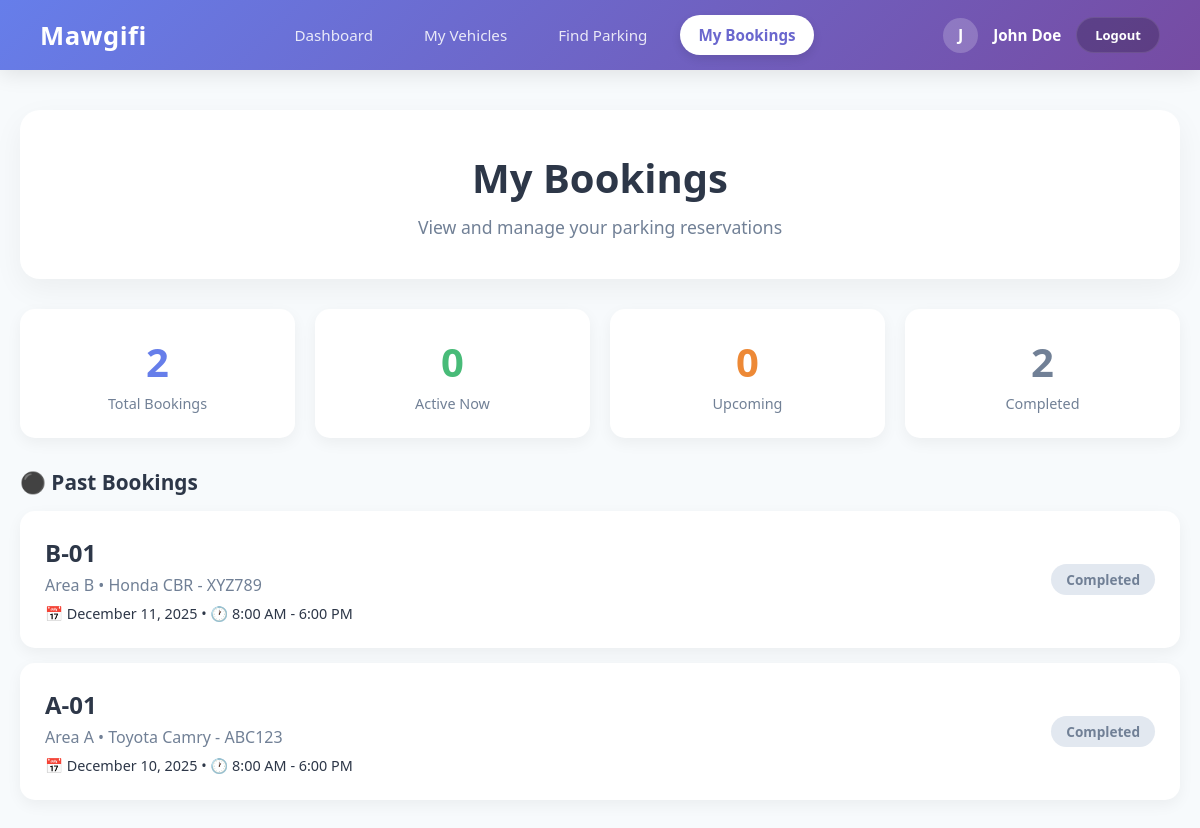
The app's page /modules/booking/index.php (signed in) with its own data.
### tables this page shows
CREATE TABLE Booking (
    booking_id INT AUTO_INCREMENT PRIMARY KEY,
    vehicle_id INT NOT NULL,
    event_id INT,
    Space_id INT,
    Availability_id INT,
    booking_end DATETIME,
    booking_qr_code VARCHAR(255),
    created_at TIMESTAMP DEFAULT CURRENT_TIMESTAMP,
    updated_at TIMESTAMP DEFAULT CURRENT_TIMESTAMP ON UPDATE CURRENT_TIMESTAMP,
    Booking_invoice VARCHAR(255),
    booking_start DATETIME,
    FOREIGN KEY (vehicle_id) REFERENCES Vehicle(vehicle_id) ON DELETE CASCADE ON UPDATE CASCADE,
    FOREIGN KEY (event_id) REFERENCES Event(event_id) ON DELETE SET NULL ON UPDATE CASCADE,
    FOREIGN KEY (Space_id) REFERENCES ParkingSpace(Space_id) ON DELETE SET NULL ON UPDATE CASCADE,
    FOREIGN KEY (Availability_id) REFERENCES Availability(Availability_id) ON DELETE SET NULL ON UPDATE CASCADE
);

CREATE TABLE ParkingSpace (
    Space_id INT AUTO_INCREMENT PRIMARY KEY,
    area_id INT NOT NULL,
    Availability_id INT,
    space_number VARCHAR(20) NOT NULL,
    qr_code VARCHAR(255),
    qr_img_path VARCHAR(255),
    created_at TIMESTAMP DEFAULT CURRENT_TIMESTAMP,
    updated_at TIMESTAMP DEFAULT CURRENT_TIMESTAMP ON UPDATE CURRENT_TIMESTAMP,
    FOREIGN KEY (area_id) REFERENCES ParkingArea(area_id) ON DELETE CASCADE ON UPDATE CASCADE,
    FOREIGN KEY (Availability_id) REFERENCES Availability(Availability_id) ON DELETE SET NULL ON UPDATE CASCADE
);

CREATE TABLE ParkingArea (
    area_id INT AUTO_INCREMENT PRIMARY KEY,
    Availability_id INT,
    area_name VARCHAR(100) NOT NULL,
    area_type VARCHAR(50),
    created_at TIMESTAMP DEFAULT CURRENT_TIMESTAMP,
    updated_at TIMESTAMP DEFAULT CURRENT_TIMESTAMP ON UPDATE CURRENT_TIMESTAMP,
    AreaSize DECIMAL(10, 2),
    FOREIGN KEY (Availability_id) REFERENCES Availability(Availability_id) ON DELETE SET NULL ON UPDATE CASCADE
);

CREATE TABLE Vehicle (
    vehicle_id INT AUTO_INCREMENT PRIMARY KEY,
    user_id INT NOT NULL,
    vehicle_type VARCHAR(50),
    vehicle_model VARCHAR(100),
    license_plate VARCHAR(20) NOT NULL,
    grant_document VARCHAR(255),
    created_at TIMESTAMP DEFAULT CURRENT_TIMESTAMP,
    approved_by INT,
    Approved_date DATETIME,
    status ENUM('pending', 'approved', 'rejected') DEFAULT 'pending',
    FOREIGN KEY (user_id) REFERENCES User(user_id) ON DELETE CASCADE ON UPDATE CASCADE
);

### modules/booking/index.php (the view, shortened to what this page needs)
<?php
$user_type = $_SESSION['user_type'] ?? 'user';
$username = $_SESSION['username'] ?? 'User';
$user_id = $_SESSION['user_id'] ?? 0;
$dashboard_link = ($user_type === 'admin') ? '../../admin/dashboard.php' : (($user_type === 'staff') ? '../../staff/dashboard.php' : '../../Moudel1/Student.php');
$is_student = ($user_type === 'user');
$nav_vehicles = $is_student ? 'My Vehicles' : 'Vehicles';
$nav_parking = $is_student ? 'Find Parking' : 'Parking Areas';
$nav_bookings = $is_student ? 'My Bookings' : 'Bookings';
$conn = getDBConnection();
$bookings = [];
$stats = ['total' => 0, 'active' => 0, 'upcoming' => 0, 'completed' => 0];
if ($conn) {
    $sql = "SELECT b.booking_id, b.booking_start, b.booking_end, b.booking_qr_code,
                   v.vehicle_model, v.license_plate,
                   ps.space_number,
                   pa.area_name
            FROM Booking b
            JOIN Vehicle v ON b.vehicle_id = v.vehicle_id
            LEFT JOIN ParkingSpace ps ON b.Space_id = ps.Space_id
            LEFT JOIN ParkingArea pa ON ps.area_id = pa.area_id
            WHERE v.user_id = ?
            ORDER BY b.booking_start DESC";
    $stmt = $conn->prepare($sql);
    $stmt->bind_param("i", $user_id);
    $stmt->execute();
    $result = $stmt->get_result();
    $now = new DateTime();
    while ($row = $result->fetch_assoc()) {
        $start = new DateTime($row['booking_start']);
        $end = new DateTime($row['booking_end']);
        if ($now >= $start && $now <= $end) {
            $row['status'] = 'active';
            $stats['active']++;
        } elseif ($now < $start) {
            $row['status'] = 'upcoming';
            $stats['upcoming']++;
        } else {
            $row['status'] = 'completed';
            $stats['completed']++;
        }
        $bookings[] = $row;
        $stats['total']++;
    }
}
?>
<!DOCTYPE html>
<html lang="en">
<head>
</head>
<body>
    <nav class="navbar">
        <div class="brand">Mawgifi</div>
        <div class="nav-links">
            <a href="<?php echo $dashboard_link; ?>">Dashboard</a>
            <a href="../../Moudel1/Student.php"><?php echo $nav_vehicles; ?></a>
            <a href="../parking/index.php"><?php echo $nav_parking; ?></a>
            <a href="../booking/index.php" class="active"><?php echo $nav_bookings; ?></a>
        </div>
        <div class="user-profile">
            <div class="avatar-circle"><?php echo strtoupper(substr($username, 0, 1)); ?></div>
            <span class="user-name"><?php echo htmlspecialchars($username); ?></span>
            <a href="../../logout.php" class="logout-btn">Logout</a>
        </div>
    </nav>
    <div class="container">
        <div class="module-header">
            <h1><?php echo $is_student ? 'My Bookings' : 'Booking Management'; ?></h1>
            <p>View and manage your parking reservations</p>
        </div>
        <?php if ($stats['total'] > 0): ?>
            <div class="stats-container">
                <div class="stat-card">
                    <div class="number"><?php echo $stats['total']; ?></div>
                    <div class="label">Total Bookings</div>
                </div>
                <div class="stat-card active">
                    <div class="number"><?php echo $stats['active']; ?></div>
                    <div class="label">Active Now</div>
                </div>
                <div class="stat-card upcoming">
                    <div class="number"><?php echo $stats['upcoming']; ?></div>
                    <div class="label">Upcoming</div>
                </div>
                <div class="stat-card completed">
                    <div class="number"><?php echo $stats['completed']; ?></div>
                    <div class="label">Completed</div>
                </div>
            </div>
            <div class="bookings-container">
                <?php
                $grouped_bookings = ['active' => [], 'upcoming' => [], 'completed' => []];
                foreach ($bookings as $booking) {
                    $grouped_bookings[$booking['status']][] = $booking;
                }
                ?>
                <?php if (count($grouped_bookings['completed']) > 0): ?>
                    <h2 class="section-title" style="margin-top: 30px;">⚫ Past Bookings</h2>
                    <?php foreach ($grouped_bookings['completed'] as $booking): ?>
                        <div class="booking-card">
                            <div class="booking-info">
                                <div class="booking-slot">
                                    <?php echo htmlspecialchars($booking['space_number'] ?? 'N/A'); ?>
                                </div>
                                <div class="booking-details">
                                    <?php echo htmlspecialchars($booking['area_name'] ?? 'Unknown Area'); ?> •
                                    <?php echo htmlspecialchars($booking['vehicle_model'] . ' - ' . $booking['license_plate']); ?>
                                </div>
                                <div class="booking-time">
                                    📅 <?php echo date('F j, Y', strtotime($booking['booking_start'])); ?> •
                                    🕐 <?php echo date('g:i A', strtotime($booking['booking_start'])); ?> -
                                    <?php echo date('g:i A', strtotime($booking['booking_end'])); ?>
                                </div>
                            </div>
                            <span class="status-badge completed">Completed</span>
                        </div>
                    <?php endforeach; ?>
                <?php endif; ?>
            </div>
        <?php endif; ?>
    </div>
</body>
</html>

### modules/booking/index.php (style rules this page uses)
:root { --primary-grad: linear-gradient(135deg, #667eea 0%, #764ba2 100%); --text-dark: #2d3748; --text-light: #718096; --bg-light: #f7fafc; }
* { margin: 0; padding: 0; box-sizing: border-box; }
body { font-family: 'Segoe UI', system-ui, sans-serif; background: var(--bg-light); color: var(--text-dark); }
.navbar { background: var(--primary-grad); color: white; padding: 15px 40px; display: flex; justify-content: space-between; align-items: center; box-shadow: 0 4px 20px rgba(0, 0, 0, 0.1); }
.navbar .brand { font-size: 1.6rem; font-weight: 800; letter-spacing: 0.5px; }
.nav-links { display: flex; gap: 15px; }
.nav-links a { color: rgba(255, 255, 255, 0.85); text-decoration: none; font-weight: 500; padding: 10px 18px; border-radius: 50px; transition: all 0.3s ease; font-size: 0.95rem; }
.nav-links a.active { background: white; color: #6a67ce; font-weight: 700; box-shadow: 0 4px 10px rgba(0, 0, 0, 0.1); }
.user-profile { display: flex; align-items: center; gap: 15px; }
.user-name { font-weight: 600; font-size: 0.95rem; }
.avatar-circle { width: 35px; height: 35px; background: rgba(255, 255, 255, 0.2); border-radius: 50%; display: flex; align-items: center; justify-content: center; font-weight: bold; }
.logout-btn { background: rgba(0, 0, 0, 0.2); color: white; border: 1px solid rgba(255, 255, 255, 0.1); padding: 8px 18px; border-radius: 20px; cursor: pointer; text-decoration: none; font-size: 13px; font-weight: 600; transition: all 0.3s; }
.container { max-width: 1200px; margin: 40px auto; padding: 0 20px; }
.module-header { background: white; padding: 40px; border-radius: 20px; box-shadow: 0 10px 30px rgba(0, 0, 0, 0.05); text-align: center; }
.module-header h1 { font-size: 2.5rem; margin-bottom: 10px; color: var(--text-dark); }
.module-header p { color: var(--text-light); font-size: 1.1rem; }
.stats-container { display: grid; grid-template-columns: repeat(4, 1fr); gap: 20px; margin-top: 30px; }
.stat-card { background: white; padding: 25px; border-radius: 15px; text-align: center; box-shadow: 0 5px 15px rgba(0, 0, 0, 0.05); }
.stat-card .number { font-size: 2.5rem; font-weight: 700; color: #667eea; }
.stat-card .label { color: var(--text-light); font-size: 0.9rem; margin-top: 5px; }
.stat-card.active .number { color: #48bb78; }
.stat-card.upcoming .number { color: #ed8936; }
.stat-card.completed .number { color: #718096; }
.bookings-container { margin-top: 30px; }
.section-title { font-size: 1.3rem; margin-bottom: 15px; color: var(--text-dark); display: flex; align-items: center; gap: 10px; }
.booking-card { background: white; padding: 25px; border-radius: 15px; box-shadow: 0 5px 15px rgba(0, 0, 0, 0.05); margin-bottom: 15px; display: flex; justify-content: space-between; align-items: center; transition: transform 0.2s; }
.booking-info { flex: 1; }
.booking-slot { font-size: 1.5rem; font-weight: 700; color: var(--text-dark); }
.booking-details { color: var(--text-light); margin-top: 5px; }
.booking-time { margin-top: 8px; font-size: 0.9rem; }
.status-badge { padding: 6px 15px; border-radius: 20px; font-size: 0.85rem; font-weight: 600; }
.status-badge.completed { background: #e2e8f0; color: #718096; }

### records on screen
booking: Space.space_number "B-01", parkingarea.area_name "Area B", vehicle.license_plate "Honda CBR - XYZ789", booking_start "December 11, 2025", booking_start "8:00 AM", booking_end "6:00 PM"
booking: Space.space_number "A-01", parkingarea.area_name "Area A", vehicle.license_plate "Toyota Camry - ABC123", booking_start "December 10, 2025", booking_start "8:00 AM", booking_end "6:00 PM"

### other values on screen
$nav_vehicles "My Vehicles"
$nav_parking "Find Parking"
$nav_bookings "My Bookings"
substr($username, 0, 1) "J"
$username "John Doe"
$stats['total'] "2"
$stats['active'] "0"
$stats['upcoming'] "0"
$stats['completed'] "2"
